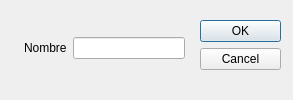
<?xml version="1.0" encoding="UTF-8"?>
<ui version="4.0">
 <class>TransitionDialog</class>
 <widget class="QDialog" name="TransitionDialog">
  <property name="geometry">
   <rect>
    <x>0</x>
    <y>0</y>
    <width>293</width>
    <height>100</height>
   </rect>
  </property>
  <property name="windowTitle">
   <string>Agregar Transicion</string>
  </property>
  <widget class="QDialogButtonBox" name="buttonBox">
   <property name="geometry">
    <rect>
     <x>200</x>
     <y>20</y>
     <width>81</width>
     <height>61</height>
    </rect>
   </property>
   <property name="orientation">
    <enum>Qt::Vertical</enum>
   </property>
   <property name="standardButtons">
    <set>QDialogButtonBox::Cancel|QDialogButtonBox::Ok</set>
   </property>
  </widget>
  <widget class="QWidget" name="formLayoutWidget">
   <property name="geometry">
    <rect>
     <x>24</x>
     <y>37</y>
     <width>161</width>
     <height>31</height>
    </rect>
   </property>
   <layout class="QFormLayout" name="formLayout">
    <item row="0" column="0">
     <widget class="QLabel" name="label">
      <property name="text">
       <string>Nombre</string>
      </property>
     </widget>
    </item>
    <item row="0" column="1">
     <widget class="QLineEdit" name="transitionName"/>
    </item>
   </layout>
  </widget>
 </widget>
 <resources/>
 <connections>
  <connection>
   <sender>buttonBox</sender>
   <signal>accepted()</signal>
   <receiver>TransitionDialog</receiver>
   <slot>accept()</slot>
   <hints>
    <hint type="sourcelabel">
     <x>248</x>
     <y>254</y>
    </hint>
    <hint type="destinationlabel">
     <x>157</x>
     <y>274</y>
    </hint>
   </hints>
  </connection>
  <connection>
   <sender>buttonBox</sender>
   <signal>rejected()</signal>
   <receiver>TransitionDialog</receiver>
   <slot>reject()</slot>
   <hints>
    <hint type="sourcelabel">
     <x>316</x>
     <y>260</y>
    </hint>
    <hint type="destinationlabel">
     <x>286</x>
     <y>274</y>
    </hint>
   </hints>
  </connection>
 </connections>
</ui>
